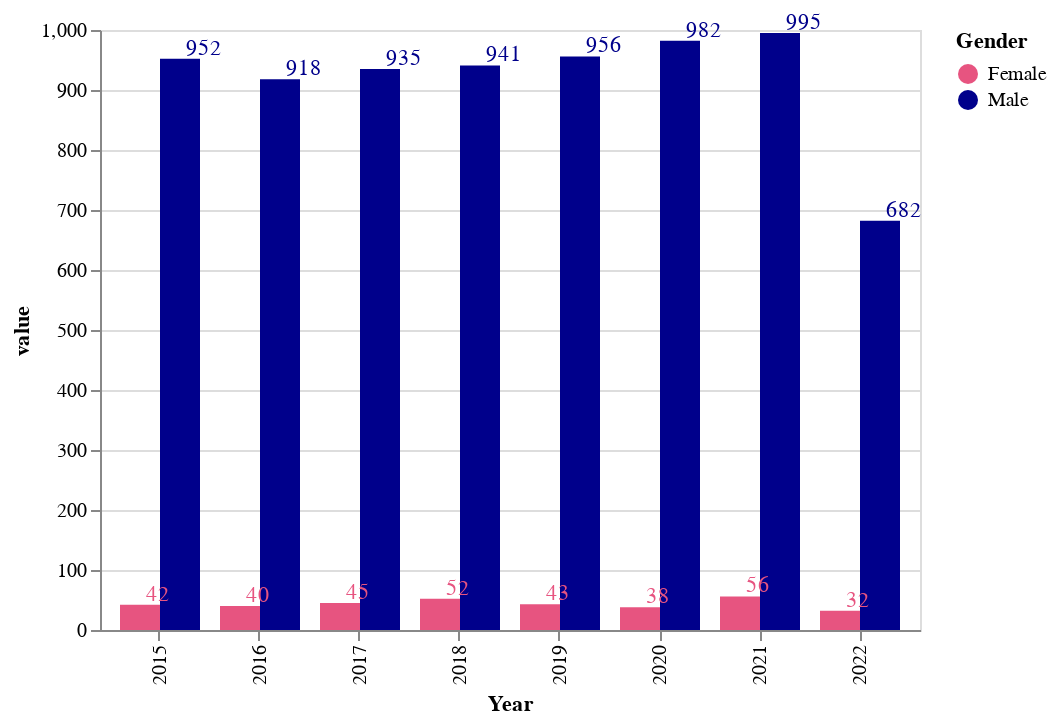

Source (Vega-Lite JSON):
### Vega-Lite specification from a JSON file in a GitHub repository (floating-point values rounded to 4 significant figures)
{"$schema": "https://vega.github.io/schema/vega-lite/v5.json", "data": {"values": [{"Year": 2015, "Gender": "Male", "value": 952}, {"Year": 2015, "Gender": "Female", "value": 42}, {"Year": 2016, "Gender": "Male", "value": 918}, {"Year": 2016, "Gender": "Female", "value": 40}, {"Year": 2017, "Gender": "Male", "value": 935}, {"Year": 2017, "Gender": "Female", "value": 45}, {"Year": 2018, "Gender": "Male", "value": 941}, {"Year": 2018, "Gender": "Female", "value": 52}, {"Year": 2019, "Gender": "Male", "value": 956}, {"Year": 2019, "Gender": "Female", "value": 43}, {"Year": 2020, "Gender": "Male", "value": 982}, {"Year": 2020, "Gender": "Female", "value": 38}, {"Year": 2021, "Gender": "Male", "value": 995}, {"Year": 2021, "Gender": "Female", "value": 56}, {"Year": 2022, "Gender": "Male", "value": 682}, {"Year": 2022, "Gender": "Female", "value": 32}]}, "layer": [{"mark": {"type": "bar", "tooltip": true}}, {"mark": {"type": "text", "align": "left", "baseline": "bottom", "dx": 3}, "encoding": {"text": {"field": "value", "type": "quantitative"}}}], "encoding": {"x": {"field": "Year"}, "y": {"field": "value", "type": "quantitative"}, "xOffset": {"field": "Gender"}, "color": {"field": "Gender", "scale": {"range": ["#E75480", "#00008B"]}}}}
